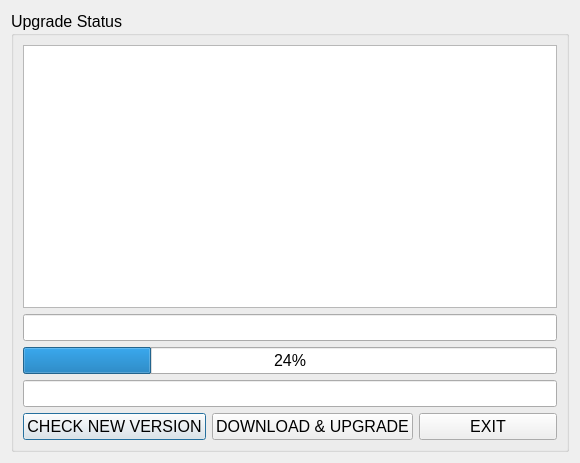
<?xml version="1.0" encoding="UTF-8"?>
<ui version="4.0">
 <class>DialogUpgrade</class>
 <widget class="QDialog" name="DialogUpgrade">
  <property name="geometry">
   <rect>
    <x>0</x>
    <y>0</y>
    <width>580</width>
    <height>463</height>
   </rect>
  </property>
  <property name="windowTitle">
   <string>Application Upgrade</string>
  </property>
  <property name="windowIcon">
   <iconset resource="ResourceFile.qrc">
    <normaloff>:/Icon/bird12.png</normaloff>:/Icon/bird12.png</iconset>
  </property>
  <layout class="QGridLayout" name="gridLayout">
   <item row="0" column="0">
    <widget class="QGroupBox" name="groupBox">
     <property name="font">
      <font>
       <pointsize>12</pointsize>
      </font>
     </property>
     <property name="title">
      <string>Upgrade Status</string>
     </property>
     <layout class="QGridLayout" name="gridLayout_2">
      <item row="0" column="0">
       <layout class="QVBoxLayout" name="verticalLayout_2">
        <item>
         <layout class="QVBoxLayout" name="verticalLayout">
          <item>
           <widget class="QTextEdit" name="textEdit">
            <property name="font">
             <font>
              <pointsize>12</pointsize>
             </font>
            </property>
           </widget>
          </item>
          <item>
           <widget class="QLineEdit" name="lineEdit_Json"/>
          </item>
          <item>
           <widget class="QProgressBar" name="progressBar">
            <property name="value">
             <number>24</number>
            </property>
           </widget>
          </item>
          <item>
           <widget class="QLineEdit" name="lineEdit"/>
          </item>
         </layout>
        </item>
        <item>
         <layout class="QHBoxLayout" name="horizontalLayout">
          <item>
           <widget class="QPushButton" name="pushButton_Check_Upgrade">
            <property name="text">
             <string>CHECK NEW VERSION</string>
            </property>
           </widget>
          </item>
          <item>
           <widget class="QPushButton" name="pushButton_upgrade">
            <property name="text">
             <string>DOWNLOAD &amp;&amp; UPGRADE</string>
            </property>
           </widget>
          </item>
          <item>
           <widget class="QPushButton" name="pushButton_exit">
            <property name="text">
             <string>EXIT</string>
            </property>
           </widget>
          </item>
         </layout>
        </item>
       </layout>
      </item>
     </layout>
    </widget>
   </item>
  </layout>
 </widget>
 <resources>
  <include location="ResourceFile.qrc"/>
 </resources>
 <connections/>
</ui>
